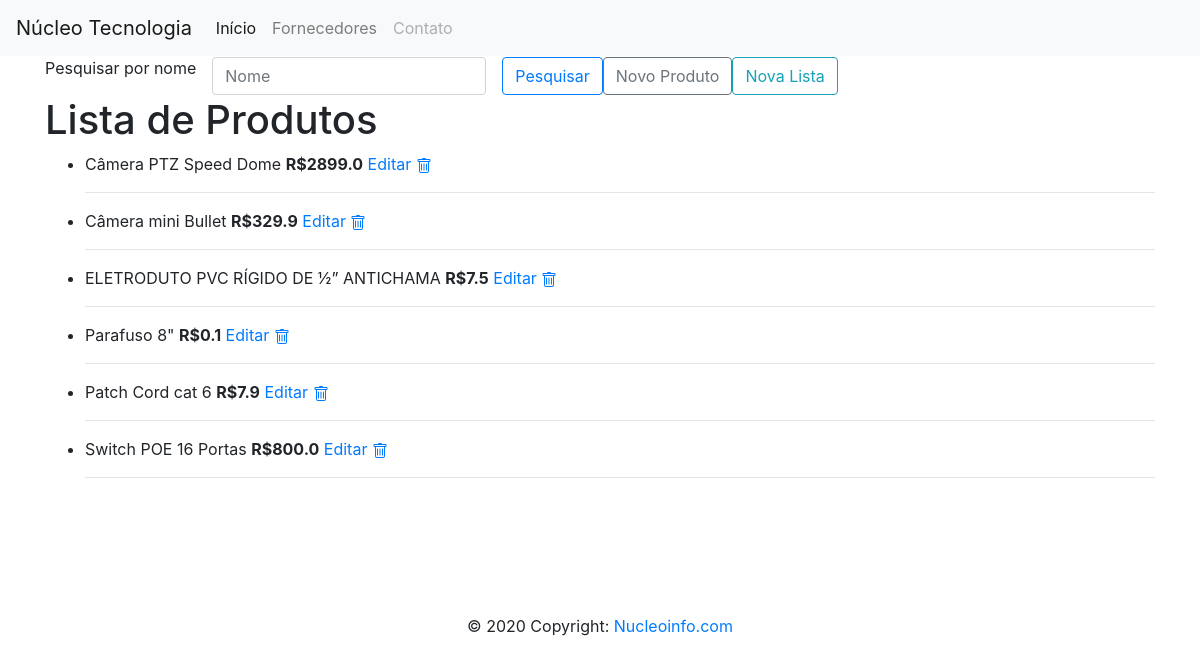
The app's page /, older data.
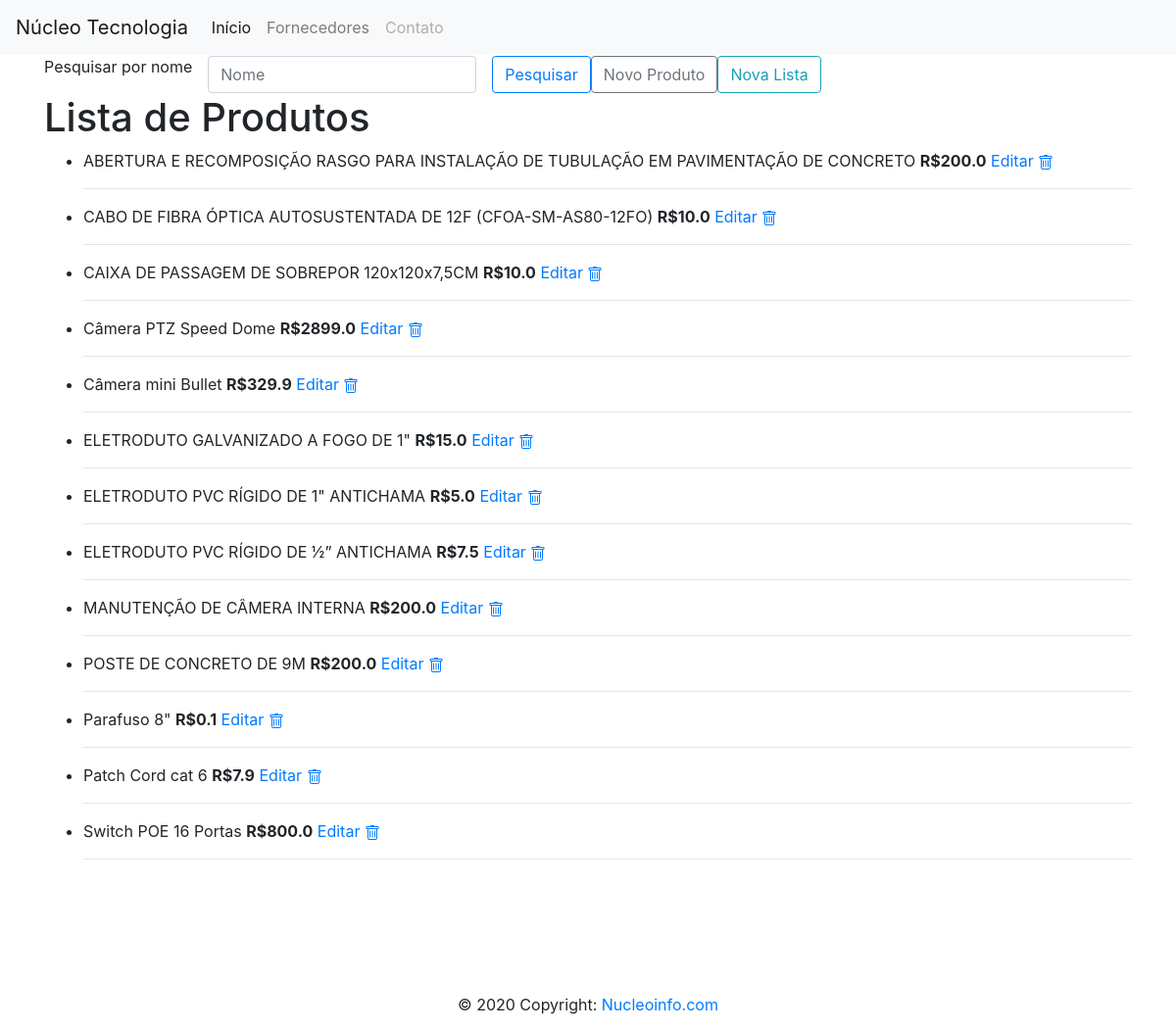
The same page, newer data.
### contatos/models.py (models this page shows, shortened)
class Produtos(models.Model):
    nome = models.CharField(max_length= 300)
    fabricante = models.CharField(max_length = 30)
    modelo = models.CharField(max_length=50,blank=True,null=True)
    grupo = models.ForeignKey(Grupos,null=True,blank=True, on_delete= models.PROTECT)
    descricao = models.TextField(null= True,blank= True, max_length=2000, default="")
    valor = models.FloatField(null=False, default=0)
    fornecedor = models.ForeignKey(Fornecedor,null=True, blank=True, on_delete = models.PROTECT)
    data = models.DateTimeField()

### contatos/views.py (the view)
# urls.py: path('', listar_contatos, name = "lista_contatos"),
def listar_contatos(request):
    busca = request.GET.get('pesquisa',None)
    if busca:
        produtos = Produtos.objects.filter(nome__icontains = busca) or Produtos.objects.filter(fabricante__icontains = busca)
    else:
        produtos = Produtos.objects.order_by('nome')
    return render(request, 'contatos.html', {'contatos' : produtos})

### templates/contatos.html (shortened to what this page needs)
{% extends 'base.html' %}
{% block main %}
    <div class="row">
        <div class="col-12">
            <form class="form-inline">
                <div class="form-group">
                    <p class="form-control-static">Pesquisar por nome</p>
                </div>
                <div class="form-group mx-sm-3">
                    <input type="text" class="form-control" id="pesquisa" name="pesquisa" placeholder="Nome">
                </div>
                <button type="submit" class="btn btn-outline-primary">Pesquisar</button>
                <a href="{% url 'adicionar_contato' %}" class="btn btn-outline-secondary">Novo Produto</a>
                <a href="{% url 'adicionar_lista' %}" class="btn btn-outline-info">Nova Lista</a>
        </div>
    </div>
    <h1>Lista de Produtos</h1>
    <ul>
        {% for contato in contatos %}
        <li>{{ contato.nome }} <b>R${{ contato.valor }}</b><a href="{%url 'atualizar_contato' contato.id %}"> Editar</a>
            <a href="{%url 'excluir_produto' contato.id %}">
                </a>
            <hr>
        {% endfor %}
    </ul>
    <br>
{% endblock %}

### templates/base.html (shortened to what this page needs)
<!doctype html>
<html lang="en">
<head>
    <link rel="stylesheet" href="https://stackpath.bootstrapcdn.com/bootstrap/4.1.3/css/bootstrap.min.css">
</head>
<body>
    <nav class="navbar navbar-expand-lg navbar-light bg-light">
  <a class="navbar-brand"  href="#">Núcleo Tecnologia</a>
  <div class="collapse navbar-collapse" id="navbarNav">
    <ul class="navbar-nav">
      <li class="nav-item active">
        <a class="nav-link" href="{%url 'lista_contatos' %}">Início <span class="sr-only">(current)</span></a>
      </li>
      <li class="nav-item">
        <a class="nav-link" href="{%url 'listar_fornecedor' %}">Fornecedores</a>
      </li>
      <li class="nav-item">
        <a class="nav-link disabled" href="http://nucleoinfo.com/#!/contato">Contato</a>
      </li>
    </ul>
  </div>
</nav>
    <div class="container">
        {% block main %}
        {% endblock%}
    </div>
<footer class="page-footer font-small unique-color-dark pt-4">
  <div class="container">
    <ul class="list-unstyled list-inline text-center py-2">
    </ul>
  </div>
  <div class="footer-copyright text-center py-3">© 2020 Copyright:
    <a href="http://nucleoinfo.com/"> Nucleoinfo.com</a>
  </div>
</footer>
</body>
</html>

Row changes from the older to the newer data that the page shows:
added Produtos: nome "ABERTURA E RECOMPOSIÇÃO RASGO PARA INSTALAÇÃO DE TUBULAÇÃO EM PAVIMENTAÇÃO DE CONCRETO", valor "200.0"
added Produtos: nome "CABO DE FIBRA ÓPTICA AUTOSUSTENTADA DE 12F (CFOA-SM-AS80-12FO)", valor "10.0"
added Produtos: nome "CAIXA DE PASSAGEM DE SOBREPOR 120x120x7,5CM", valor "10.0"
added Produtos: nome "ELETRODUTO GALVANIZADO A FOGO DE 1\"", valor "15.0"
added Produtos: nome "ELETRODUTO PVC RÍGIDO DE 1\" ANTICHAMA", valor "5.0"
added Produtos: nome "MANUTENÇÃO DE CÂMERA INTERNA", valor "200.0"
added Produtos: nome "POSTE DE CONCRETO DE 9M", valor "200.0"
